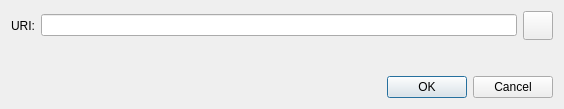
<?xml version="1.0" encoding="UTF-8"?>
<ui version="4.0">
 <class>OpenURIDialog</class>
 <widget class="QDialog" name="OpenURIDialog">
  <property name="geometry">
   <rect>
    <x>0</x>
    <y>0</y>
    <width>564</width>
    <height>109</height>
   </rect>
  </property>
  <property name="windowTitle">
   <string>Open nusacoin URI</string>
  </property>
  <layout class="QVBoxLayout" name="verticalLayout">
   <item>
    <layout class="QHBoxLayout" name="horizontalLayout">
     <item>
      <widget class="QLabel" name="label">
       <property name="text">
        <string>URI:</string>
       </property>
      </widget>
     </item>
     <item>
      <widget class="QValidatedLineEdit" name="uriEdit"/>
     </item>
     <item>
      <widget class="QToolButton" name="pasteButton">
       <property name="toolTip">
        <string extracomment="Tooltip text for button that allows you to paste an address that is in your clipboard.">Paste address from clipboard</string>
       </property>
       <property name="text">
        <string/>
       </property>
       <property name="icon">
        <iconset resource="../bitcoin.qrc">
         <normaloff>:/icons/editpaste</normaloff>:/icons/editpaste
        </iconset>
       </property>
       <property name="iconSize">
        <size>
         <width>22</width>
         <height>22</height>
        </size>
       </property>
      </widget>
     </item>
    </layout>
   </item>
   <item>
    <spacer name="verticalSpacer">
     <property name="orientation">
      <enum>Qt::Vertical</enum>
     </property>
     <property name="sizeHint" stdset="0">
      <size>
       <width>20</width>
       <height>40</height>
      </size>
     </property>
    </spacer>
   </item>
   <item>
    <widget class="QDialogButtonBox" name="buttonBox">
     <property name="orientation">
      <enum>Qt::Horizontal</enum>
     </property>
     <property name="standardButtons">
      <set>QDialogButtonBox::Cancel|QDialogButtonBox::Ok</set>
     </property>
    </widget>
   </item>
  </layout>
 </widget>
 <customwidgets>
  <customwidget>
   <class>QValidatedLineEdit</class>
   <extends>QLineEdit</extends>
   <header>qt/qvalidatedlineedit.h</header>
  </customwidget>
 </customwidgets>
 <resources/>
 <connections>
  <connection>
   <sender>buttonBox</sender>
   <signal>accepted()</signal>
   <receiver>OpenURIDialog</receiver>
   <slot>accept()</slot>
   <hints>
    <hint type="sourcelabel">
     <x>248</x>
     <y>254</y>
    </hint>
    <hint type="destinationlabel">
     <x>157</x>
     <y>274</y>
    </hint>
   </hints>
  </connection>
  <connection>
   <sender>buttonBox</sender>
   <signal>rejected()</signal>
   <receiver>OpenURIDialog</receiver>
   <slot>reject()</slot>
   <hints>
    <hint type="sourcelabel">
     <x>316</x>
     <y>260</y>
    </hint>
    <hint type="destinationlabel">
     <x>286</x>
     <y>274</y>
    </hint>
   </hints>
  </connection>
 </connections>
</ui>
